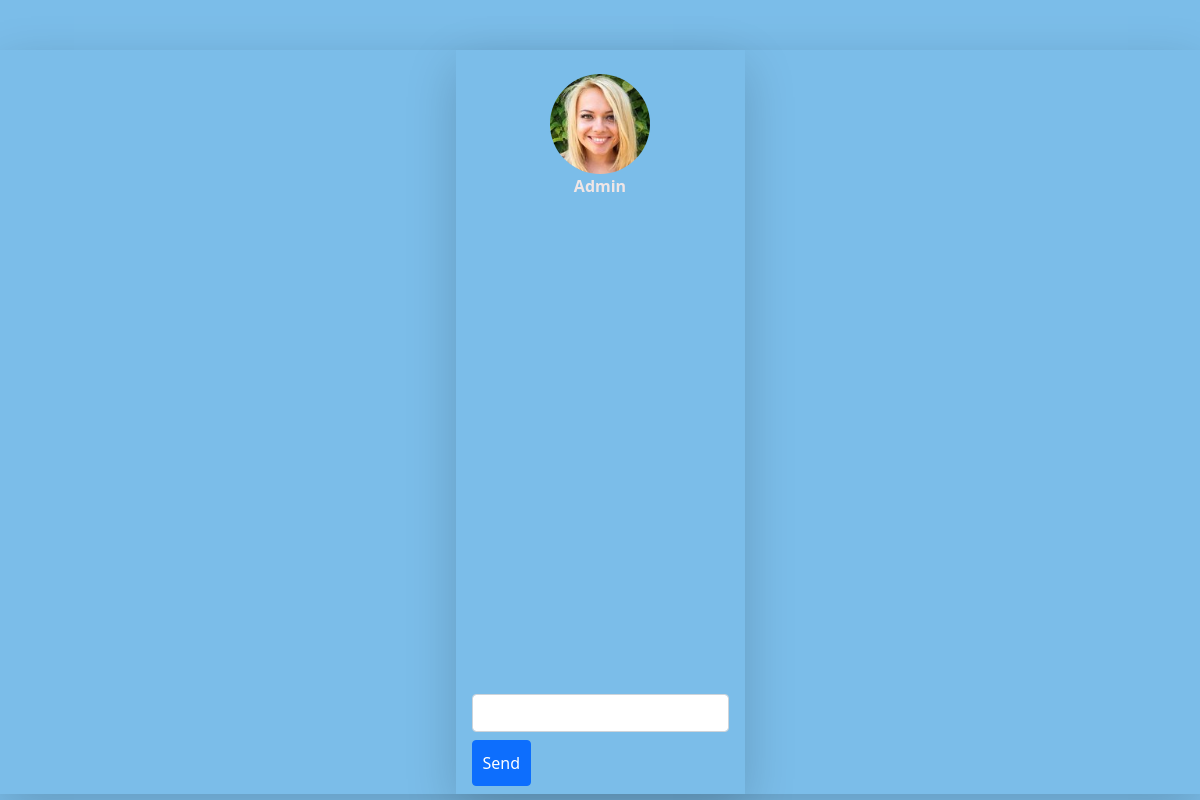
Page /messages/12/ (signed in) on the committed database.
### accounts/models.py (models this page shows, shortened)
class Accounts(AbstractBaseUser,PermissionsMixin):
    name = models.CharField(max_length=100)
    email = models.EmailField(unique=True)
    date_of_birth = models.DateField(null=True,blank=True)
    gender = models.CharField(max_length=10, null=True,blank=True)
    image = models.ImageField(upload_to='profile',null=True,blank=True)
    is_staff = models.BooleanField(default=False)
    objects = AccountsModelManager()
    USERNAME_FIELD = 'email'
    REQUIRED_FIELDS = ['name','gender']

### message/views.py (the view, shortened to what this page needs)
# urls.py: path('',messageList)
def messageList(request,cid):
    messages = Messages.objects.filter(conversation_id=cid)
    user = request.user.id
    decoding = ''
    for item in messages:
        decoding = item.content
        for i in (('&%42','a'),('$!22','e'),('@)(12','i'),('*%62','o'),('%#72','u')):
            decoding = decoding.replace(*i)
        item.decoded = decoding
    try:
        conversation = Conversation.objects.get(id=cid)
    except:
        return redirect(reverse_lazy('conversation_list'))
    receiver = 0
    last_message_sender = 0
    if user == conversation.person1.id:
        receiver = conversation.person2.id
    elif user == conversation.person2.id:
        receiver = conversation.person1.id
    if messages.last():
        last_message_sender = messages.last().sender.id
    if not user == last_message_sender:
        if conversation.is_read == False:
            conversation.seen_time = timezone.now()
        conversation.is_read = True
        conversation.unread = 0
        conversation.save()
    try:
        users = User.objects.get(id=receiver)
    except:
        return redirect(reverse_lazy('conversation_list'))
    context = {
        'messages':messages,
        'users':users,
        'conversation':conversation
    }
    return render(request,'messages/chat.html',context)

### mysite/views.py (called while the page is built, shortened)
def temporary(request):
    post = posts.objects.all()
    return {'hi':'hi'}

### templates/messages/chat.html (shortened to what this page needs)
<!DOCTYPE html>
<html lang="en">
<head>
    <link href="https://cdn.jsdelivr.net/npm/bootstrap@5.1.3/dist/css/bootstrap.min.css" rel="stylesheet"
>
</head>
<body style="background-color: rgb(123, 189, 233);">
    <div class="shadow-lg container-fluid d-flex justify-content-center align-items-center"
    style="margin-top: 50px; position: absolute;">
    <div id="loginform" class="shadow-lg d-flex justify-content-center align-items-center p-3 pb-2">
    {% if not user.is_authenticated %}
    <p> You are not Authorized !!</p>
    {% else %}
        <div>
            <div class="d-flex flex-column justify-content-center align-items-center p-2">
                <img src="{{users.image.url}}" style="width: 100px; height: 100px; border-radius: 50px;" alt="">
                <p style="color: rgb(240, 230, 230); font-weight: bold;">{{ users.name }}</p>
        </div>
        {% for items in messages %}
        <br>
        {% endfor %}
    <form action="" method="post">
        <div>
            <input class="form-control mt-3 mb-2" required type="text" name="msg">
            <button type="submit" class="btn btn-primary" style="padding: 10px; color: rgb(255, 255, 255);"> Send </button>
        </form>
    </div>
</div>
{% endif %}
</div>
</body>
</html>

### rows in the picture
Accounts: image (picture), name "Admin"
